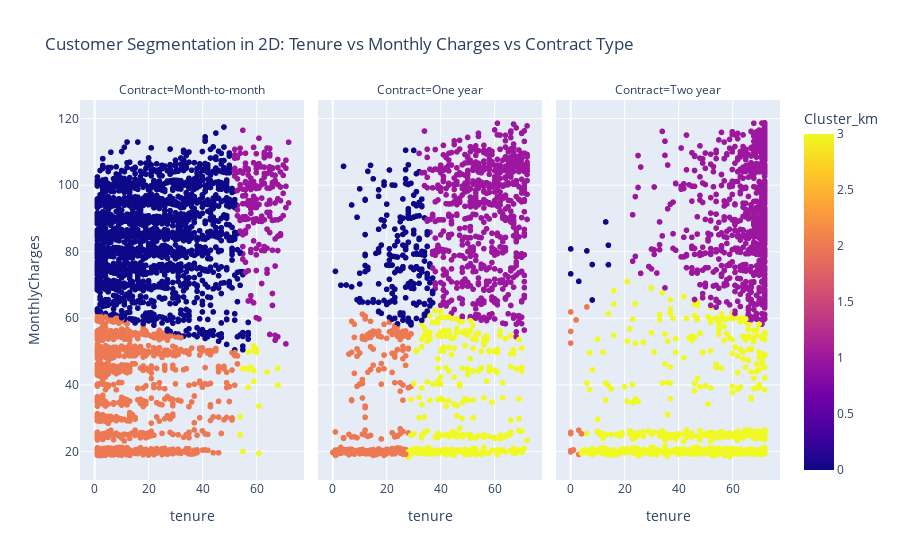

The notebook cell this image was saved under:
### Code cell
# Create a 2D scatter plot of customers showing Tenure vs Monthly Charges, faceted by Contract Type and colored by KMeans clusters
px.scatter(
    df,
    x = 'tenure',
    y = 'MonthlyCharges',
    color = 'Cluster_km',
    facet_col ='Contract',     
    title = "Customer Segmentation in 2D: Tenure vs Monthly Charges vs Contract Type"
)

### Figure 1 — Plotly figure (JSON) as saved in the notebook; plotly's stock layout.template omitted (floating-point values rounded to 4 significant figures; data arrays with more than 128 entries replaced by an {"elided": "..."} marker saying what was removed)
{"data": [{"hovertemplate": "Contract=Month-to-month<br>tenure=%{x}<br>MonthlyCharges=%{y}<br>Cluster_km=%{marker.color}<extra></extra>", "legendgroup": "", "marker": {"color": {"elided": "3853 int values"}, "coloraxis": "coloraxis", "symbol": "circle"}, "mode": "markers", "name": "", "showlegend": false, "type": "scattergl", "x": {"elided": "3853 int values"}, "xaxis": "x", "y": {"elided": "3853 float values"}, "yaxis": "y"}, {"hovertemplate": "Contract=One year<br>tenure=%{x}<br>MonthlyCharges=%{y}<br>Cluster_km=%{marker.color}<extra></extra>", "legendgroup": "", "marker": {"color": {"elided": "1473 int values"}, "coloraxis": "coloraxis", "symbol": "circle"}, "mode": "markers", "name": "", "showlegend": false, "type": "scattergl", "x": {"elided": "1473 int values"}, "xaxis": "x2", "y": {"elided": "1473 float values"}, "yaxis": "y2"}, {"hovertemplate": "Contract=Two year<br>tenure=%{x}<br>MonthlyCharges=%{y}<br>Cluster_km=%{marker.color}<extra></extra>", "legendgroup": "", "marker": {"color": {"elided": "1695 int values"}, "coloraxis": "coloraxis", "symbol": "circle"}, "mode": "markers", "name": "", "showlegend": false, "type": "scattergl", "x": {"elided": "1695 int values"}, "xaxis": "x3", "y": {"elided": "1695 float values"}, "yaxis": "y3"}], "layout": {"annotations": [{"font": {}, "showarrow": false, "text": "Contract=Month-to-month", "x": 0.16, "xanchor": "center", "xref": "paper", "y": 1, "yanchor": "bottom", "yref": "paper"}, {"font": {}, "showarrow": false, "text": "Contract=One year", "x": 0.5, "xanchor": "center", "xref": "paper", "y": 1, "yanchor": "bottom", "yref": "paper"}, {"font": {}, "showarrow": false, "text": "Contract=Two year", "x": 0.84, "xanchor": "center", "xref": "paper", "y": 1, "yanchor": "bottom", "yref": "paper"}], "autosize": true, "coloraxis": {"colorbar": {"title": {"text": "Cluster_km"}}, "colorscale": [[0, "#0d0887"], [0.1111, "#46039f"], [0.2222, "#7201a8"], [0.3333, "#9c179e"], [0.4444, "#bd3786"], [0.5556, "#d8576b"], [0.6667, "#ed7953"], [0.7778, "#fb9f3a"], [0.8889, "#fdca26"], [1, "#f0f921"]]}, "legend": {"tracegroupgap": 0}, "title": {"text": "Customer Segmentation in 2D: Tenure vs Monthly Charges vs Contract Type"}, "xaxis": {"anchor": "y", "autorange": true, "domain": [0, 0.32], "range": [-5.202, 77.2], "title": {"text": "tenure"}, "type": "linear"}, "xaxis2": {"anchor": "y2", "autorange": true, "domain": [0.34, 0.66], "matches": "x", "range": [-5.202, 77.2], "title": {"text": "tenure"}, "type": "linear"}, "xaxis3": {"anchor": "y3", "autorange": true, "domain": [0.68, 1.0], "matches": "x", "range": [-5.202, 77.2], "title": {"text": "tenure"}, "type": "linear"}, "yaxis": {"anchor": "x", "autorange": true, "domain": [0, 1], "range": [9.956, 127.0], "title": {"text": "MonthlyCharges"}, "type": "linear"}, "yaxis2": {"anchor": "x2", "autorange": true, "domain": [0, 1], "matches": "y", "range": [9.956, 127.0], "showticklabels": false, "type": "linear"}, "yaxis3": {"anchor": "x3", "autorange": true, "domain": [0, 1], "matches": "y", "range": [9.956, 127.0], "showticklabels": false, "type": "linear"}}}
